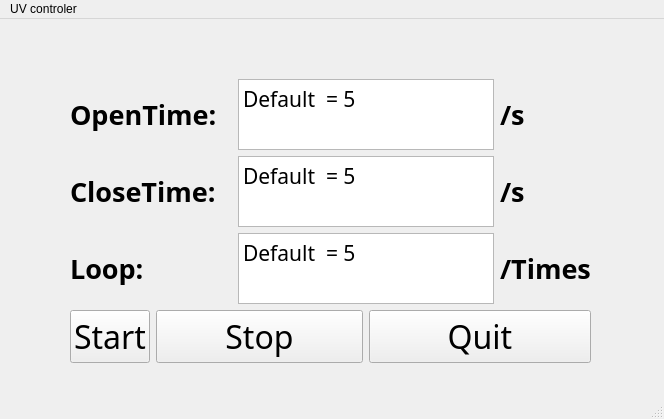
<?xml version="1.0" encoding="UTF-8"?>
<ui version="4.0">
 <class>UV_Controler</class>
 <widget class="QMainWindow" name="UV_Controler">
  <property name="geometry">
   <rect>
    <x>0</x>
    <y>0</y>
    <width>664</width>
    <height>419</height>
   </rect>
  </property>
  <property name="windowTitle">
   <string>MainWindow</string>
  </property>
  <widget class="QWidget" name="centralwidget">
   <widget class="QWidget" name="">
    <property name="geometry">
     <rect>
      <x>70</x>
      <y>60</y>
      <width>521</width>
      <height>284</height>
     </rect>
    </property>
    <layout class="QGridLayout" name="gridLayout">
     <item row="0" column="0" colspan="2">
      <widget class="QLabel" name="label">
       <property name="font">
        <font>
         <family>微软雅黑</family>
         <pointsize>20</pointsize>
         <weight>75</weight>
         <bold>true</bold>
        </font>
       </property>
       <property name="text">
        <string>OpenTime:</string>
       </property>
      </widget>
     </item>
     <item row="0" column="2" colspan="2">
      <widget class="QTextEdit" name="OpenTime">
       <property name="font">
        <font>
         <family>微软雅黑</family>
         <pointsize>16</pointsize>
        </font>
       </property>
       <property name="html">
        <string>&lt;!DOCTYPE HTML PUBLIC &quot;-//W3C//DTD HTML 4.0//EN&quot; &quot;http://www.w3.org/TR/REC-html40/strict.dtd&quot;&gt;
&lt;html&gt;&lt;head&gt;&lt;meta name=&quot;qrichtext&quot; content=&quot;1&quot; /&gt;&lt;style type=&quot;text/css&quot;&gt;
p, li { white-space: pre-wrap; }
&lt;/style&gt;&lt;/head&gt;&lt;body style=&quot; font-family:'微软雅黑'; font-size:16pt; font-weight:400; font-style:normal;&quot;&gt;
&lt;p style=&quot; margin-top:0px; margin-bottom:0px; margin-left:0px; margin-right:0px; -qt-block-indent:0; text-indent:0px;&quot;&gt;Default  = 5&lt;/p&gt;&lt;/body&gt;&lt;/html&gt;</string>
       </property>
      </widget>
     </item>
     <item row="0" column="4">
      <widget class="QLabel" name="label_6">
       <property name="font">
        <font>
         <family>微软雅黑</family>
         <pointsize>20</pointsize>
         <weight>75</weight>
         <bold>true</bold>
        </font>
       </property>
       <property name="text">
        <string>/s</string>
       </property>
      </widget>
     </item>
     <item row="1" column="0" colspan="2">
      <widget class="QLabel" name="label_2">
       <property name="font">
        <font>
         <family>微软雅黑</family>
         <pointsize>20</pointsize>
         <weight>75</weight>
         <bold>true</bold>
        </font>
       </property>
       <property name="text">
        <string>CloseTime:</string>
       </property>
      </widget>
     </item>
     <item row="1" column="2" colspan="2">
      <widget class="QTextEdit" name="CloseTime">
       <property name="font">
        <font>
         <family>微软雅黑</family>
         <pointsize>16</pointsize>
        </font>
       </property>
       <property name="html">
        <string>&lt;!DOCTYPE HTML PUBLIC &quot;-//W3C//DTD HTML 4.0//EN&quot; &quot;http://www.w3.org/TR/REC-html40/strict.dtd&quot;&gt;
&lt;html&gt;&lt;head&gt;&lt;meta name=&quot;qrichtext&quot; content=&quot;1&quot; /&gt;&lt;style type=&quot;text/css&quot;&gt;
p, li { white-space: pre-wrap; }
&lt;/style&gt;&lt;/head&gt;&lt;body style=&quot; font-family:'微软雅黑'; font-size:16pt; font-weight:400; font-style:normal;&quot;&gt;
&lt;p style=&quot; margin-top:0px; margin-bottom:0px; margin-left:0px; margin-right:0px; -qt-block-indent:0; text-indent:0px;&quot;&gt;Default  = 5&lt;/p&gt;&lt;/body&gt;&lt;/html&gt;</string>
       </property>
      </widget>
     </item>
     <item row="1" column="4">
      <widget class="QLabel" name="label_5">
       <property name="font">
        <font>
         <family>微软雅黑</family>
         <pointsize>20</pointsize>
         <weight>75</weight>
         <bold>true</bold>
        </font>
       </property>
       <property name="text">
        <string>/s</string>
       </property>
      </widget>
     </item>
     <item row="2" column="0" colspan="2">
      <widget class="QLabel" name="label_3">
       <property name="font">
        <font>
         <family>微软雅黑</family>
         <pointsize>20</pointsize>
         <weight>75</weight>
         <bold>true</bold>
        </font>
       </property>
       <property name="text">
        <string>Loop:</string>
       </property>
      </widget>
     </item>
     <item row="2" column="2" colspan="2">
      <widget class="QTextEdit" name="L">
       <property name="font">
        <font>
         <family>微软雅黑</family>
         <pointsize>16</pointsize>
        </font>
       </property>
       <property name="frameShadow">
        <enum>QFrame::Sunken</enum>
       </property>
       <property name="html">
        <string>&lt;!DOCTYPE HTML PUBLIC &quot;-//W3C//DTD HTML 4.0//EN&quot; &quot;http://www.w3.org/TR/REC-html40/strict.dtd&quot;&gt;
&lt;html&gt;&lt;head&gt;&lt;meta name=&quot;qrichtext&quot; content=&quot;1&quot; /&gt;&lt;style type=&quot;text/css&quot;&gt;
p, li { white-space: pre-wrap; }
&lt;/style&gt;&lt;/head&gt;&lt;body style=&quot; font-family:'微软雅黑'; font-size:16pt; font-weight:400; font-style:normal;&quot;&gt;
&lt;p style=&quot; margin-top:0px; margin-bottom:0px; margin-left:0px; margin-right:0px; -qt-block-indent:0; text-indent:0px;&quot;&gt;Default  = 5&lt;/p&gt;&lt;/body&gt;&lt;/html&gt;</string>
       </property>
      </widget>
     </item>
     <item row="2" column="4">
      <widget class="QLabel" name="label_4">
       <property name="font">
        <font>
         <family>微软雅黑</family>
         <pointsize>20</pointsize>
         <weight>75</weight>
         <bold>true</bold>
        </font>
       </property>
       <property name="text">
        <string>/Times</string>
       </property>
      </widget>
     </item>
     <item row="3" column="0">
      <widget class="QPushButton" name="Start">
       <property name="font">
        <font>
         <family>微软雅黑</family>
         <pointsize>24</pointsize>
        </font>
       </property>
       <property name="cursor">
        <cursorShape>CrossCursor</cursorShape>
       </property>
       <property name="mouseTracking">
        <bool>false</bool>
       </property>
       <property name="text">
        <string>Start</string>
       </property>
      </widget>
     </item>
     <item row="3" column="1" colspan="2">
      <widget class="QPushButton" name="Stop_2">
       <property name="font">
        <font>
         <family>微软雅黑</family>
         <pointsize>24</pointsize>
        </font>
       </property>
       <property name="cursor">
        <cursorShape>CrossCursor</cursorShape>
       </property>
       <property name="mouseTracking">
        <bool>false</bool>
       </property>
       <property name="text">
        <string>Stop</string>
       </property>
      </widget>
     </item>
     <item row="3" column="3" colspan="2">
      <widget class="QPushButton" name="Quit">
       <property name="font">
        <font>
         <family>微软雅黑</family>
         <pointsize>24</pointsize>
        </font>
       </property>
       <property name="cursor">
        <cursorShape>CrossCursor</cursorShape>
       </property>
       <property name="mouseTracking">
        <bool>false</bool>
       </property>
       <property name="text">
        <string>Quit</string>
       </property>
      </widget>
     </item>
    </layout>
   </widget>
  </widget>
  <widget class="QMenuBar" name="menubar">
   <property name="geometry">
    <rect>
     <x>0</x>
     <y>0</y>
     <width>664</width>
     <height>23</height>
    </rect>
   </property>
   <widget class="QMenu" name="menuUV_controler">
    <property name="title">
     <string>UV controler</string>
    </property>
   </widget>
   <addaction name="menuUV_controler"/>
  </widget>
  <widget class="QStatusBar" name="statusbar"/>
 </widget>
 <resources/>
 <connections/>
</ui>
